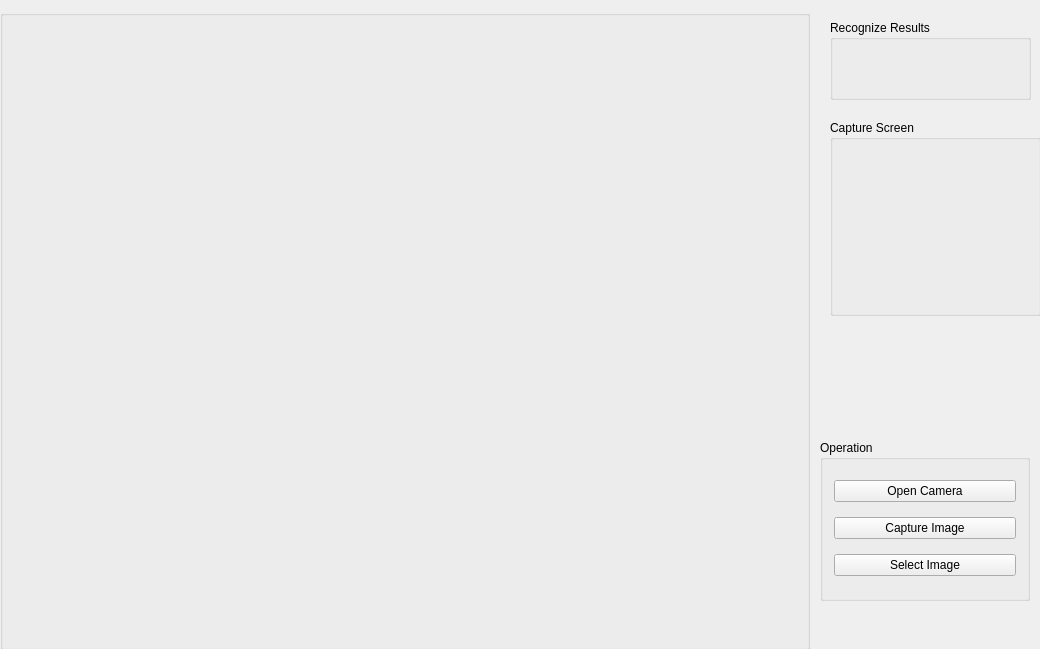
<?xml version="1.0" encoding="UTF-8"?>
<ui version="4.0">
 <class>faceRecognize</class>
 <widget class="QWidget" name="faceRecognize">
  <property name="geometry">
   <rect>
    <x>0</x>
    <y>0</y>
    <width>1040</width>
    <height>649</height>
   </rect>
  </property>
  <property name="windowTitle">
   <string>faceRecognize</string>
  </property>
  <widget class="QGroupBox" name="groupBox">
   <property name="geometry">
    <rect>
     <x>0</x>
     <y>10</y>
     <width>810</width>
     <height>640</height>
    </rect>
   </property>
   <property name="title">
    <string/>
   </property>
   <widget class="QLabel" name="label_DisplayCam">
    <property name="geometry">
     <rect>
      <x>5</x>
      <y>10</y>
      <width>800</width>
      <height>600</height>
     </rect>
    </property>
    <property name="text">
     <string>&lt;html&gt;&lt;head/&gt;&lt;body&gt;&lt;p align=&quot;center&quot;&gt;&lt;br/&gt;&lt;/p&gt;&lt;/body&gt;&lt;/html&gt;</string>
    </property>
   </widget>
  </widget>
  <widget class="QGroupBox" name="groupBox_3">
   <property name="geometry">
    <rect>
     <x>830</x>
     <y>20</y>
     <width>201</width>
     <height>80</height>
    </rect>
   </property>
   <property name="title">
    <string>Recognize Results</string>
   </property>
   <layout class="QVBoxLayout" name="verticalLayout_3">
    <item>
     <widget class="QLabel" name="label_ShowResult">
      <property name="enabled">
       <bool>true</bool>
      </property>
      <property name="text">
       <string>&lt;html&gt;&lt;head/&gt;&lt;body&gt;&lt;p align=&quot;center&quot;&gt;&lt;br/&gt;&lt;/p&gt;&lt;/body&gt;&lt;/html&gt;</string>
      </property>
     </widget>
    </item>
   </layout>
  </widget>
  <widget class="QGroupBox" name="groupBox_4">
   <property name="geometry">
    <rect>
     <x>830</x>
     <y>120</y>
     <width>211</width>
     <height>196</height>
    </rect>
   </property>
   <property name="title">
    <string>Capture Screen</string>
   </property>
   <layout class="QVBoxLayout" name="verticalLayout_4">
    <item>
     <widget class="QLabel" name="ShowSnap">
      <property name="text">
       <string>&lt;html&gt;&lt;head/&gt;&lt;body&gt;&lt;p align=&quot;center&quot;&gt;&lt;br/&gt;&lt;/p&gt;&lt;/body&gt;&lt;/html&gt;</string>
      </property>
     </widget>
    </item>
   </layout>
  </widget>
  <widget class="QGroupBox" name="groupBox_2">
   <property name="geometry">
    <rect>
     <x>820</x>
     <y>440</y>
     <width>210</width>
     <height>161</height>
    </rect>
   </property>
   <property name="title">
    <string>Operation</string>
   </property>
   <layout class="QGridLayout" name="gridLayout_3">
    <item row="2" column="0">
     <widget class="QPushButton" name="OpenImage">
      <property name="text">
       <string>Select Image</string>
      </property>
     </widget>
    </item>
    <item row="0" column="0">
     <widget class="QPushButton" name="OpenCamera">
      <property name="text">
       <string>Open Camera</string>
      </property>
     </widget>
    </item>
    <item row="1" column="0">
     <widget class="QPushButton" name="CaptureImage">
      <property name="text">
       <string>Capture Image</string>
      </property>
     </widget>
    </item>
   </layout>
  </widget>
 </widget>
 <layoutdefault spacing="6" margin="11"/>
 <resources/>
 <connections/>
</ui>
